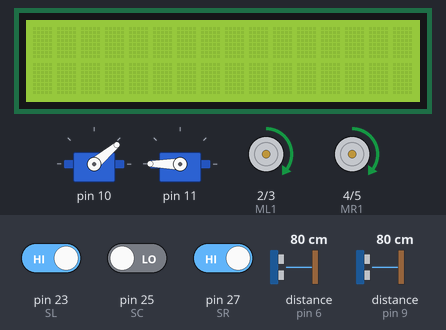
Recording of a sketch running on a simulated Arduino Mega 2560, built with avr-gcc and run on an emulated ATmega2560. Parts: 2 × servo, 16×2 character LCD, motor-driver pin pairs drawn as motors (green arrow = first pin HIGH = forward, orange = second pin HIGH = backward, longer = more drive). Wiring (inferred from the names in the program): 2 × ultrasonic range finder: trigger pin 7, echo pin 6 / trigger pin 8, echo pin 9. The test bench sets the inputs (shaded band); at power-on: distance to the obstacle (sensors on pin 6, pin 9) 80 cm, pin 23 (SL) HIGH, pin 27 (SR) HIGH, pin 25 (SC) LOW. The echo pulse lasts 58.3 µs per cm; what the sketch prints to the serial monitor is not drawn.

Above: at 1.2 s.
1.3 s: distance to the obstacle (sensor on pin 6) set to 12 cm
4.3 s: distance to the obstacle (sensor on pin 6) set to 9 cm
At 5.7 s:
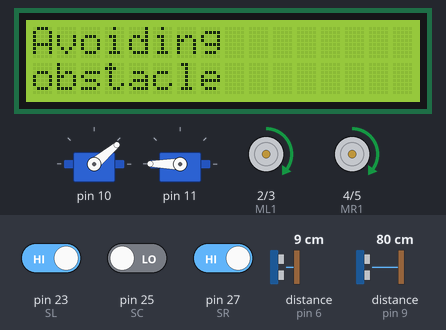
6.2 s: distance to the obstacle (sensor on pin 9) set to 20 cm
9.2 s: distance to the obstacle (sensor on pin 9) set to 16 cm
At 9.52 s:
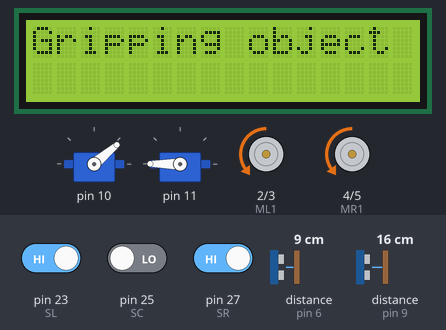
14.1 s: pin 23 (SL) driven LOW
At 16.96 s:
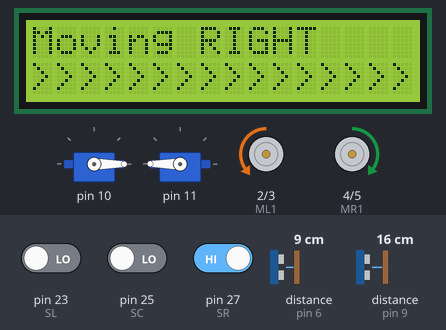
17.1 s: pin 27 (SR) driven LOW
At 17.6 s:
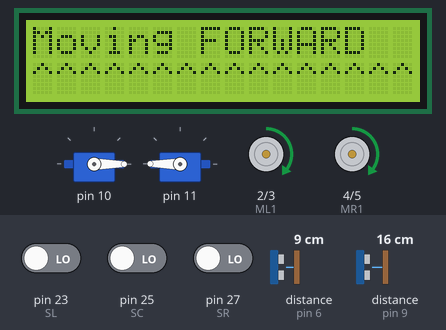
Timing chart, 0 to 19.6 s (numbered marks = the images above; inputs shaded):
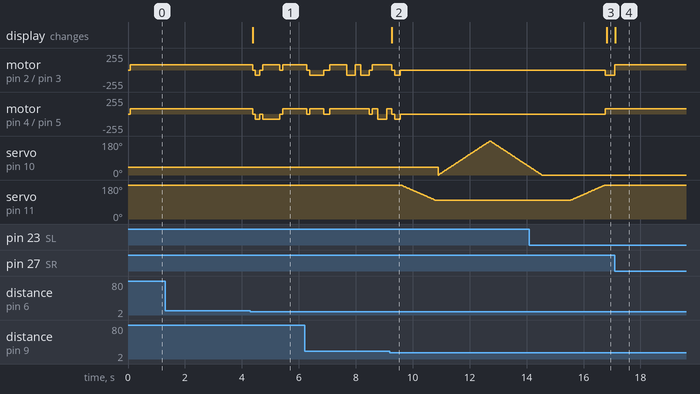

Measured:
- the behaviour switches between 11 and 10 cm on distance to the obstacle (sensor on pin 6) (found by bisection; images 0 and 1)
- the behaviour switches between 19 and 18 cm on distance to the obstacle (sensor on pin 9) (found by bisection; images 1 and 2)
- after the input at 1.3 s, every drawn part: stays the same
- after the input at 9.2 s, motor on pin 2 (ML1) / pin 3 (ML2), motor on pin 4 (MR1) / pin 5 (MR2): forward 80/255 → stopped after 0.07 s, → backward 80/255 0.10 s later, → stopped 0.20 s later; servo on pin 11: moves from 180° to 100° over 1.2 s, starting after 0.40 s; the display: changes after 0.07 s (image 2)
- after the input at 14.1 s, motor on pin 2 (ML1) / pin 3 (ML2): stopped → backward 80/255 after 2.7 s; the display: changes after 2.7 s (image 3)
- after the input at 17.1 s, motor on pin 2 (ML1) / pin 3 (ML2): backward 80/255 → forward 80/255 at once; the display: changes at once (image 4)

The sketch:

LogicProject.ino
```cpp
#include "Motion.h"
#include "IR.h"
#include "Gripper.h"
#include "lcd.h"

long duration;
int distance;

int left;
int center;
int right;
int distanceLower;
int distanceUpper;


Motion motion;
Ir ir;
Grip gripperOpenClose;
Grip gripperUp;

LiquidCrystalDisplay LCD;
bool flag = true;
bool flagObj = true;

void setup() {
  Serial.begin(9600);
  motion.init();
  ir.init();
  gripperOpenClose.init(10);
  gripperUp.initUp(11);
  LCD.init();
  pinMode(7, OUTPUT); // Sets the trigPin as an Output
  pinMode(6, INPUT); // Sets the echoPin as an Input
  pinMode(8, OUTPUT); // Sets the trigPin as an Output
  pinMode(9, INPUT); // Sets the echoPin as an Input


}

void loop() {
  //  ir.printReadings();

  distanceLower = getDistance(7, 6);
  Serial.print("Distance lower: ");
  Serial.println(distanceLower);

  distanceUpper = getDistance(8, 9);

  Serial.print("Distance upper: ");
  Serial.println(distanceUpper);

  if (distanceLower < 18 && distanceUpper < 18 && flag) {
    //catch
    Serial.println("catch");
    LCD.writeonLCD("grap");
    motion.Stop();
    delay(100);
    motion.backward();
    delay(200);
    motion.Stop();
    gripperUp.openGripperUp();
    delay(100);
    gripperOpenClose.openGripper();
    while (distanceLower > 9 ) {
      checkLine();
      distanceLower = getDistance(7, 6);
      distanceUpper = getDistance(8, 9);
    }
    motion.Stop();
    gripperOpenClose.closeGripper();
    delay(1000);
    gripperUp.closeGripperUp();
    flag = false;

  }
  else if (distanceLower < 10 && flagObj) {
    //avoid
    LCD.writeonLCD("avoid");
    motion.avoid();
    motion.rightfesa();
    while (ir.getLeftReadings() == LOW && ir.getCenterReadings() == LOW && ir.getRightReadings() == LOW) {
      checkLine();
      motion.rightfesa();
    }
    motion.forward();
    delay(200);
    motion.left();
    delay(300);
    flagObj = false;
  }
  else {
    checkLine();

  }
}

void checkLine() {
  //HIGH --> Black
  left = ir.getLeftReadings();
  center = ir.getCenterReadings();
  right = ir.getRightReadings();

  // W B W
  if (left == LOW && center == HIGH && right == LOW) {
    motion.forward();
    //    Serial.println("Case Forward");
    LCD.writeonLCD("forward");
  }
  //W B B
  else if (left == LOW && center == HIGH && right == HIGH) {
    motion.right();
    //    Serial.println("Case Right");
    LCD.writeonLCD("right");

  }
  //B B W
  else if (left == HIGH && center == HIGH && right == LOW) {
    motion.left();
    //    Serial.println("Case left");
    LCD.writeonLCD("left");

  }
  //B B B
  else if (left == HIGH && center == HIGH && right == HIGH) {
    if (distanceLower < 10) {
      LCD.writeonLCD("Leave object");
      motion.Stop();
      delay(100);
      motion.backward();
      delay(700);
      motion.Stop();
      gripperUp.openGripperUp();
      gripperOpenClose.openGripper();
      motion.backward();
      delay(200);
      motion.Stop();
      delay(100000000);
    }
    else {
      motion.forward();
      //    Serial.println("Case Stop");
      LCD.writeonLCD("stop");
    }
  }
  //W W W
  else if (left == LOW && center == LOW && right == LOW) {
    motion.forward();
    //    Serial.println("Case Gap");
    LCD.writeonLCD("forward");

  }
  //make sure cases
  //W W B
  else if (left == LOW && center == LOW && right == HIGH) {
    motion.right();
    delay(50);
    //    Serial.println("Case hard right");
    LCD.writeonLCD("right");

  }
  //B W W
  else if (left == HIGH && center == LOW && right == LOW) {
    motion.left();
    delay(50);
    //    Serial.println("Case hard left");
    LCD.writeonLCD("left");

  }
  //B W B
  else if (left == HIGH && center == LOW && right == HIGH) {
    motion.forward();
  }


}

int getDistance(int trigPin, int echoPin) {
  digitalWrite(trigPin, LOW);
  delayMicroseconds(2);
  // Sets the trigPin on HIGH state for 10 micro seconds
  digitalWrite(trigPin, HIGH);
  delayMicroseconds(10);
  digitalWrite(trigPin, LOW);
  // Reads the echoPin, returns the sound wave travel time in microseconds
  duration = pulseIn(echoPin, HIGH);
  // Calculating the distance
  distance = duration * 0.034 / 2;
  // Prints the distance on the Serial Monitor
  //  Serial.print("Distance: ");
  //  Serial.println(distance);
  return distance;
}
```

Gripper.cpp
```cpp
#include "Gripper.h"
#include "Arduino.h"
#include <Servo.h>
Servo myservo;
Servo upperServo;

void Grip:: init(int Signal) {
  pinMode(Signal, OUTPUT);
  myservo.attach(Signal);
  myservo.write(40);
}

void Grip:: initUp(int Signal) {
  pinMode(Signal, OUTPUT);
  upperServo.attach(Signal);
  upperServo.write(180);
}

void Grip:: openGripper() {
  for (int pos = 0; pos <= 180; pos += 1) { // goes from 0 degrees to 180 degrees
    myservo.write(pos);              // tell servo to go to position in variable 'pos'
    delay(10);                       // waits 15ms for the servo to reach the position
  }
}

void Grip:: closeGripperUp() {
  for (int pos = 100; pos <= 180; pos += 1) { // goes from 100 degrees to 180 degrees
    // in steps of 1 degree
    upperServo.write(pos);              // tell servo to go to position in variable 'pos'
    delay(15);                       // waits 15ms for the servo to reach the position
  }
}

void Grip:: closeGripper() {
  for (int pos = 180; pos >= 0; pos -= 1) { // goes from 180 degrees to 0 degrees
    myservo.write(pos);              // tell servo to go to position in variable 'pos'
    delay(10);                       // waits 15ms for the servo to reach the position
  }
}

void Grip:: openGripperUp() {
  for (int pos = 180; pos >= 100; pos -= 1) { // goes from 180 degrees to 100 degrees
    upperServo.write(pos);              // tell servo to go to position in variable 'pos'
    delay(15);                       // waits 15ms for the servo to reach the position
  }
}
```

Gripper.h
```cpp
#ifndef GRIPPER_H
#define GRIPPER_H


class Grip
{
  public:
    void init(int);
    int Signal ;
    void initUp(int);
    void openGripper();
    void closeGripper();
    void openGripperUp();
    void closeGripperUp();


};
#endif // GRIPPER_H
```

IR.cpp
```cpp
#include "IR.h"
#include "Arduino.h"
void Ir:: init() {
  pinMode(SL, INPUT);
  pinMode(SC, INPUT);
  pinMode(SR, INPUT);
}
void Ir:: printReadings() {
  Serial.print("Left: ");
  Serial.print(left);
  Serial.print("Center: ");
  Serial.print(center);
  Serial.print("Right: ");
  Serial.println(right);
  delay(200);
}
int Ir:: getLeftReadings() {
  left = digitalRead(SL);
  return left;
}
int Ir:: getCenterReadings() {
  center = digitalRead(SC);
  return center;
}
int Ir:: getRightReadings() {
  right = digitalRead(SR);
  return right;
}
```

IR.h
```cpp
#ifndef IR_H
#define IR_H

#define SL 23
#define SR 27
#define SC 25


class Ir
{
  public:
    void init();
    void printReadings();
    int getLeftReadings();
    int getCenterReadings();
    int getRightReadings();
    int left;
    int right;
    int center;
};
#endif // IR_H
```

Motion.cpp
```cpp
#include "Motion.h"
#include "Arduino.h"

void Motion:: init() {
  pinMode(MR1, OUTPUT);
  pinMode(MR2, OUTPUT);
  pinMode(ML1, OUTPUT);
  pinMode(ML2, OUTPUT);

}
void Motion:: forward() {
  analogWrite(MR1, Speed);
  analogWrite(MR2, 0);

  analogWrite(ML1, speedLeft);
  analogWrite(ML2, 0);
}
void Motion:: backward() {
  Speed = 80;
  analogWrite(MR1, 0);
  analogWrite(MR2, Speed);

  analogWrite(ML1, 0);
  analogWrite(ML2, speedLeft);
}

void Motion:: right() {
  Speed = 80;
  analogWrite(MR1, Speed);
  analogWrite(MR2, 0);

  analogWrite(ML1, 0);
  analogWrite(ML2, speedLeft);
}

void Motion:: left() {
  analogWrite(MR1, 0);
  analogWrite(MR2, Speed);

  analogWrite(ML1, speedLeft);
  analogWrite(ML2, 0);
}
void Motion:: Stop() {
  analogWrite(MR1, 0);
  analogWrite(MR2, 0);

  analogWrite(ML1, 0);
  analogWrite(ML2, 0);
}
void Motion:: rightGripper() {
  Speed = 100;
  analogWrite(MR1, Speed);
  analogWrite(MR2, 0);

  analogWrite(ML1, 0);
  analogWrite(ML2, Speed);
}
void Motion:: leftGripper() {
  Speed = 100;
  analogWrite(MR1, 0);
  analogWrite(MR2, Speed);

  analogWrite(ML1, Speed);
  analogWrite(ML2, 0);
}
void Motion:: rightfesa() {
  analogWrite(ML1, Speed + 60);
  analogWrite(MR2, 0);

  analogWrite(MR1, Speed - 30);
  analogWrite(ML2, 0);
}
void Motion:: avoid() {
  Speed = 120;
  Stop();
  delay(100);
  backward();
  delay(150);
  Stop();
  delay(100);
  left();
  delay(600);
  Stop();
  delay(100);
  forward();
  delay(850);
  Stop();
  delay(100);
  right();
  delay(500);
  Stop();
  delay(200);
  forward();
  delay(600);
  right();
  delay(300);
  forward();
  delay(200);
  right();
  delay(300);
  Stop();
  delay(100);
}
```

Motion.h
```cpp
#ifndef MOTION_H
#define MOTION_H
#define MR1 4
#define MR2 5
#define ML1 2
#define ML2 3

class Motion
{
  public:
    void forward();
    void backward();
    void right();
    void left();
    void Stop();
    void init();
    void avoid();
    void rightGripper();
    void leftGripper();
    void rightfesa();
    int Speed = 80;
    int speedLeft = 80;
};
#endif // MOTION_H
```

lcd.cpp
```cpp
#include "lcd.h"
#include "Arduino.h"
#include <LiquidCrystal.h>

LiquidCrystal lcd(26, A0, 29, 31, 33, 35);

void LiquidCrystalDisplay:: init() {
  lcd.begin(16, 2);
  lcd.clear();
}
void LiquidCrystalDisplay:: writeonLCD(String msg) {
  if (last != msg) {
    lcd.clear();
    lcd.setCursor(0, 0);
    lcd.print("Moving ");

  }
  if (msg == "forward") {
    lcd.print("FORWARD");
    lcd.setCursor(0, 1);
    lcd.print("^^^^^^^^^^^^^^^^");
    last = "forward";
  }
  else if (msg == "right") {
    lcd.print("RIGHT");
    lcd.setCursor(0, 1);
    lcd.print(">>>>>>>>>>>>>>>>");
    last = "right";
  }
  else if (msg == "left") {
    lcd.print("LEFT");
    lcd.setCursor(0, 1);
    lcd.print("<<<<<<<<<<<<<<<<");
    last = "left";
  }
  else if (msg == "backward") {
    lcd.print("BACKWARD");
    lcd.setCursor(0, 1);
    lcd.print("VVVVVVVVVVVVVVVV");
    last = "backward";

  }
  else if (msg == "avoid") {
    lcd.clear();
    lcd.setCursor(0, 0);
    lcd.print("Avoiding ");
    lcd.setCursor(0, 1);
    lcd.print("obstacle");
    last = "avoid";
  }
  else if (msg == "grap") {
    lcd.clear();
    lcd.setCursor(0, 0);
    lcd.print("Gripping object");
    last = "grap";
  }
  else if (msg == "stop") {
    lcd.print("STOP");
    lcd.setCursor(0, 1);
    lcd.print("XXXXXXXXXXXXXXXX");
    last = "stop";
  }
}
```

lcd.h
```cpp
#ifndef LCD_H
#define LCD_H
#include "Arduino.h"
#include <LiquidCrystal.h>


class LiquidCrystalDisplay
{
  public:
    void init();
    String last = "";
    void writeonLCD(String);


};
#endif // LCD_H
```
